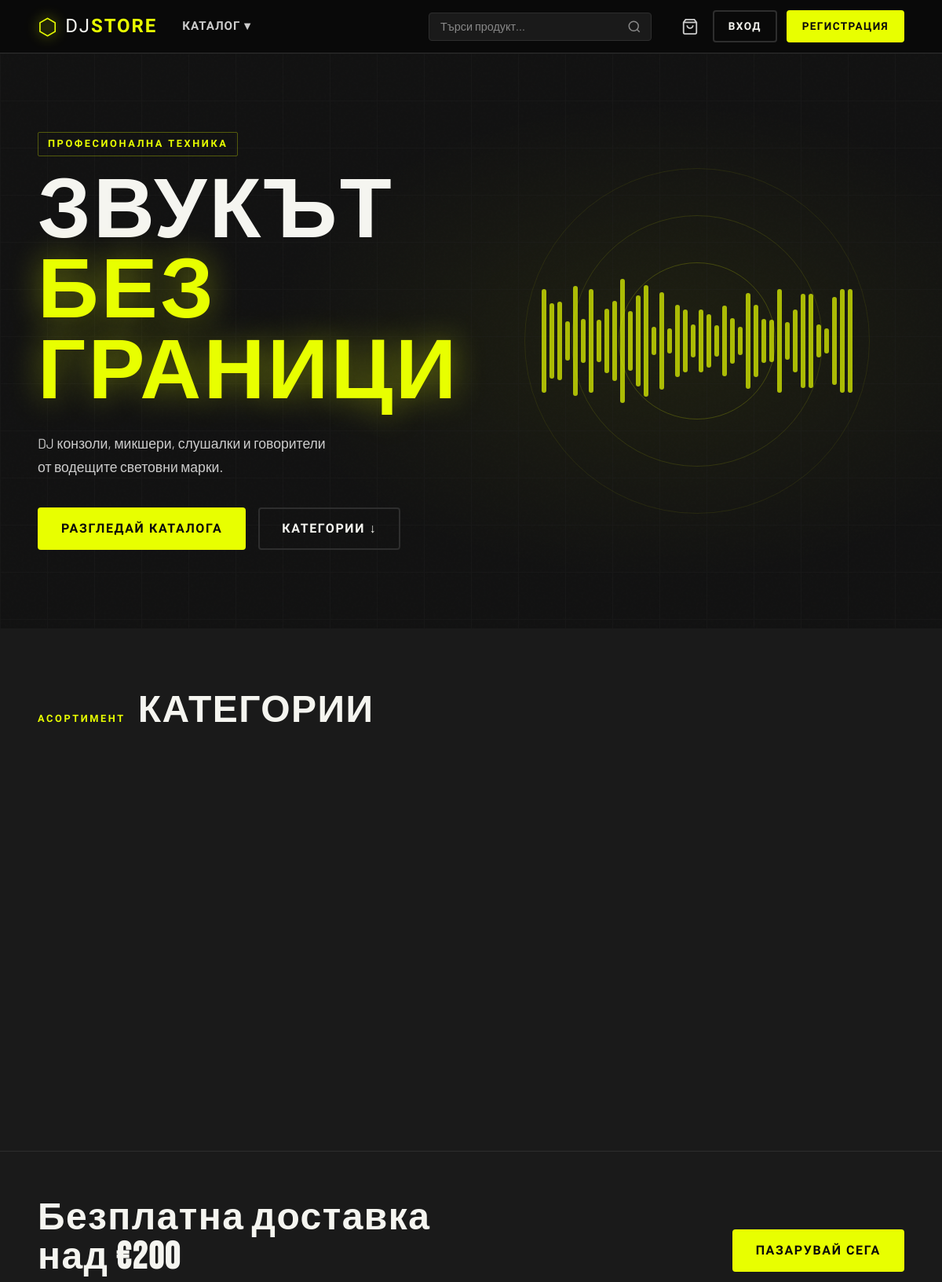
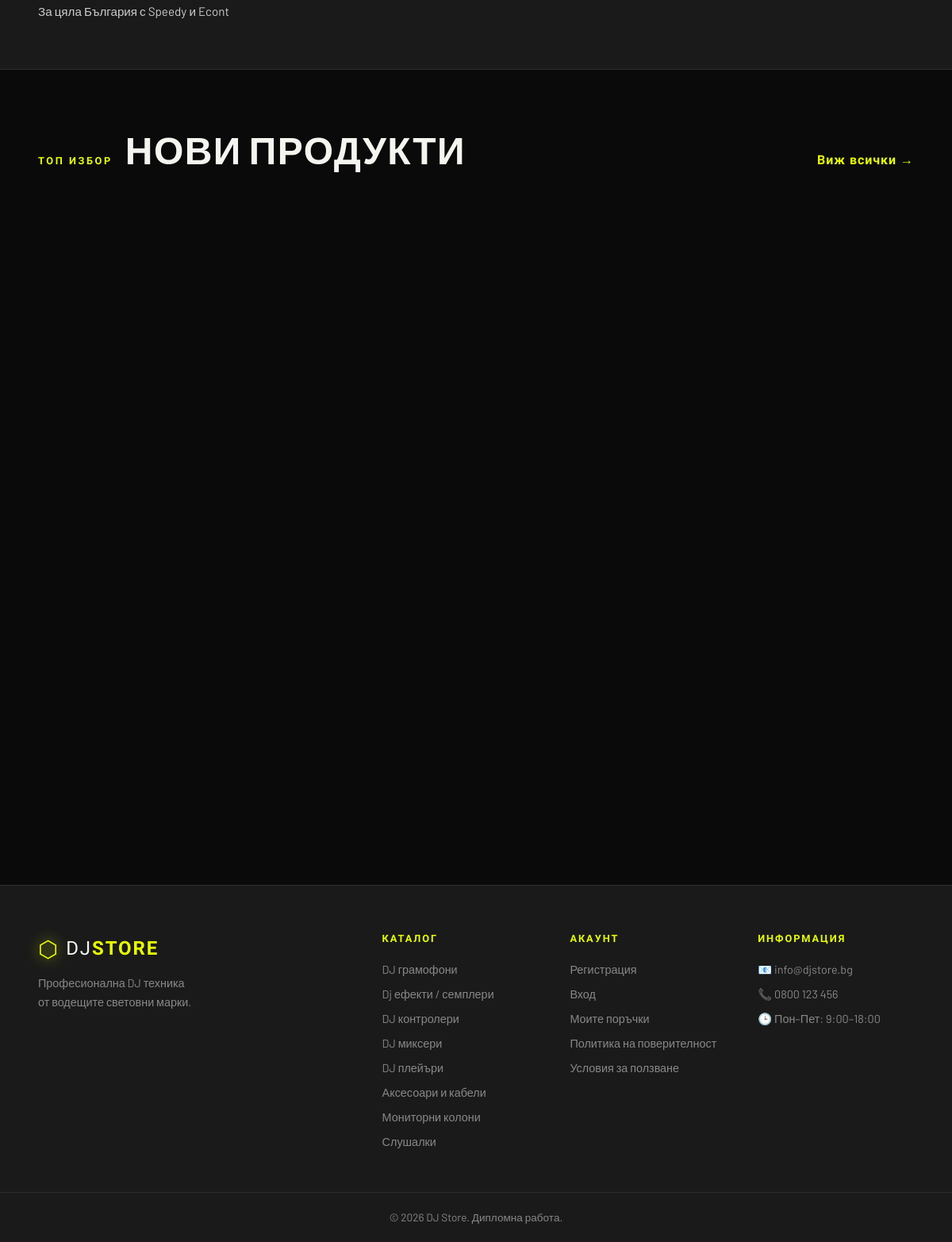
The page / on the database its author committed (2 pictures, top to bottom).
### tables this page shows
CREATE TABLE `categories` (
  `id` int(11) NOT NULL,
  `name` varchar(100) NOT NULL,
  `icon` varchar(10) DEFAULT '?️',
  `slug` varchar(100) NOT NULL,
  `description` text DEFAULT NULL,
  `created_at` timestamp NOT NULL DEFAULT current_timestamp()
);

### includes/functions.php (called while the page is built, shortened)
<?php
function e(string $str): string {
    return htmlspecialchars($str, ENT_QUOTES, 'UTF-8');
}
function getAllCategories(): array {
    $db     = getDB();
    $result = $db->query("SELECT * FROM categories ORDER BY name ASC");
    return $result->fetch_all(MYSQLI_ASSOC);
}
?>

### index.php (the view, shortened to what this page needs)
<?php
require_once 'includes/functions.php';
$categories    = getAllCategories();
?>
<!DOCTYPE html>
<html lang="bg">
<head>
    <link rel="stylesheet" href="<?= SITE_URL ?>/assets/css/style.css">
</head>
<body>
<?php include 'includes/header.php'; ?>
<section class="hero">
    <div class="hero__noise"></div>
    <div class="hero__grid"></div>
    <div class="hero__content">
        <span class="hero__label">Професионална техника</span>
        <h1 class="hero__title">ЗВУКЪТ<br><em>БЕЗ ГРАНИЦИ</em></h1>
        <p class="hero__sub">DJ конзоли, микшери, слушалки и говорители<br>от водещите световни марки.</p>
        <div class="hero__actions">
            <a href="<?= SITE_URL ?>/pages/catalog.php" class="btn btn--primary">Разгледай каталога</a>
            <a href="#categories" class="btn btn--ghost">Категории ↓</a>
        </div>
    </div>
    <div class="hero__visual">
        <div class="hero__circle hero__circle--1"></div>
        <div class="hero__circle hero__circle--2"></div>
        <div class="hero__circle hero__circle--3"></div>
        <div class="hero__waveform">
            <?php for ($i = 0; $i < 40; $i++): ?>
                <div class="bar" style="--h:<?= rand(20, 100) ?>%;--d:<?= $i * 0.04 ?>s"></div>
            <?php endfor; ?>
        </div>
    </div>
</section>
<section class="section categories-section" id="categories">
    <div class="container">
        <div class="section-head">
            <span class="section-label">Асортимент</span>
            <h2 class="section-title">КАТЕГОРИИ</h2>
        </div>
        <div class="categories-grid">
        </div>
    </div>
</section>
<section class="banner-cta">
    <div class="container">
        <div class="banner-cta__inner">
            <div>
                <h2 class="banner-cta__title">Безплатна доставка<br>над €200</h2>
                <p class="banner-cta__sub">За цяла България с Speedy и Econt</p>
            </div>
            <a href="<?= SITE_URL ?>/pages/catalog.php" class="btn btn--primary">Пазарувай сега</a>
        </div>
    </div>
</section>
<section class="section products-section">
    <div class="container">
        <div class="section-head">
            <span class="section-label">Топ избор</span>
            <h2 class="section-title">НОВИ ПРОДУКТИ</h2>
            <a href="<?= SITE_URL ?>/pages/catalog.php" class="section-link">Виж всички →</a>
        </div>
        <div class="products-grid">
        </div>
    </div>
</section>
<?php include 'includes/footer.php'; ?>
</body>
</html>

### includes/footer.php (shortened to what this page needs)
<footer class="site-footer">
    <div class="container footer__inner">
        <div class="footer__brand">
            <a href="<?= SITE_URL ?>" class="logo">
                <span class="logo__icon">⬡</span>
                <span class="logo__text">DJ<strong>STORE</strong></span>
            </a>
            <p>Професионална DJ техника<br>от водещите световни марки.</p>
        </div>
        <div class="footer__col">
            <h4>Каталог</h4>
            <?php foreach (getAllCategories() as $cat): ?>
            <a href="<?= SITE_URL ?>/pages/catalog.php?category=<?= e($cat['slug']) ?>">
                <?= e($cat['name']) ?>
            </a>
            <?php endforeach; ?>
        </div>
        <div class="footer__col">
            <h4>Акаунт</h4>
            <a href="<?= SITE_URL ?>/pages/register.php">Регистрация</a>
            <a href="<?= SITE_URL ?>/pages/login.php">Вход</a>
            <a href="<?= SITE_URL ?>/pages/orders.php">Моите поръчки</a>
            <a href="<?= SITE_URL ?>/pages/privacy.php">Политика на поверителност</a>
            <a href="<?= SITE_URL ?>/pages/terms.php">Условия за ползване</a>
        </div>
        <div class="footer__col">
            <h4>Информация</h4>
            <p>📧 info@djstore.bg</p>
            <p>📞 0800 123 456</p>
            <p>🕒 Пон–Пет: 9:00–18:00</p>
        </div>
    </div>
    <div class="footer__bottom">
        <div class="container">
            <p>© <?= date('Y') ?> DJ Store. Дипломна работа.</p>
        </div>
    </div>
</footer>

### rows shown on the page
categories: name "DJ грамофони"
categories: name "Dj ефекти / семплери"
categories: name "DJ контролери"
categories: name "DJ миксери"
categories: name "DJ плейъри"
categories: name "Аксесоари и кабели"
categories: name "Мониторни колони"
categories: name "Слушалки"
